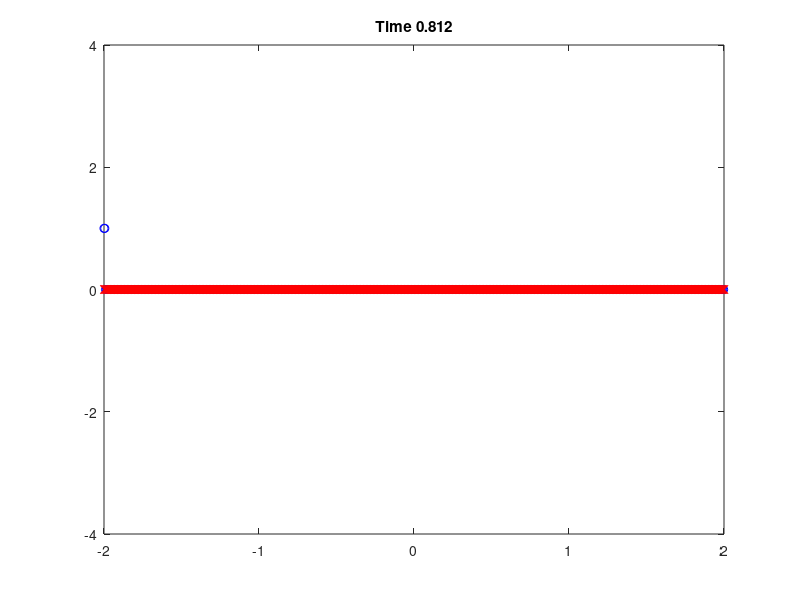

Reproduce this figure in MATLAB. (Note: this script raises an error after producing the figure.)
clc
clear all
close all

%%%%%%%%%%%%%%%%
% Functions

f = @(x) (1/2)*x^2;

MM = @(x,y) (1/2)*(sign(x)+sign(y))*min(abs(x),abs(y));

%vp = @(v1,v2) 0;
vp = @(v1,v2) MM(v1,v2);
%fp = @(x,y) 0;
fp = @(f1,f2) MM(f1,f2);

%%%%%%%%%%%%%%%%%
% Definitions
dt = .005;
dx = .005;

lambda = dt/dx;
tf = 0.8;

x1 = -2;
x2 = 2;

offset = 0;
x = x1-2*dx;
t = 0;

tstep = tf/dt;
xstep = (x2-x1)/dx;

v=zeros(xstep*2+1,tstep*2+4);
%%%%%%%%%%%%%%%%%
% Initialization

for j = 1:1:2*xstep+4
    if x<0
        v(j,1)=1;
    elseif x>0
        v(j,1)=0;
    end
%     v(j,1)=sin(pi*x);
    x=x+dx/2;
end
v(1,2:1:size(v,2))=1;
v(2,2:1:size(v,2))=1;

for i=3:4:size(v,2)
    v(1,i:i+3)=[0,0,1,1];
    v(2,i:i+3)=[1,1,0,0];
    v(3,i:i+3)=[0,0,1,1];
end

% v(:,2)=v(:,1);

%%%%%%%%%%%%%%%%%

clear x
for i = 1:2:2*tstep
    
    for j = 3:2:2*xstep
    v(j+offset,i+1)=v(j+offset,i)-(1/2)*(lambda)*fp(f(v(j+2+offset,i))-f(v(j+offset,i)),f(v(j+offset,i))-f(v(j-2+offset,i)));
    end
    for j = 3:2:2*xstep 
        T1=(1/2)*(v(j+offset,i)+v(j+2+offset,i));
        T2=(1/8)*(vp(v(j+2+offset,i)-v(j+offset,i),v(j+offset,i)-v(j-2+offset,i))-vp(v(j+4+offset,i)-v(j+2+offset,i),v(j+2+offset,i)-v(j+offset,i)));
        T3=-lambda*(f(v(j+2+offset,i+1))-f(v(j+offset,i+1)));
        
        TT1(j,i)=T1;
        TT2(j,i)=T2;
        TT3(j,i)=T3;

        v(j+1+offset,i+2)=T1+T2+T3;
    end
    %v(2,i+2)=v(4,i+2);
    %v(2,i+3)=v(4,i+3);
    v(3,i)=v(5,i+1);
    v(3,i+1)=v(5,i+1);
    if offset == 0
        offset = 1;
    elseif offset == 1
        offset = 0;
    end
t=t+dt;
end

% figure(1)
% plot(linspace(0,2,j+4),v(:,11),'ob')

figure(2)
t=0
x=linspace(x1,x2,size(v,1));
for i=1:size(v,2)+2
    plot(x(1:2:length(x)),v(1:2:size(v,1),i),'ob',x(2:2:length(x)),v(2:2:size(v,1),i),'xr')
    text=sprintf('Time %2.3f',t);
    title(text)
    axis([x1,x2,-4,4])
    pause(.25)
    t=t+dt/2;
end